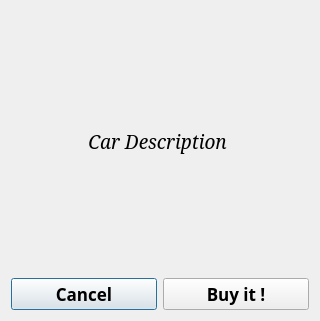
<?xml version="1.0" encoding="UTF-8"?>
<ui version="4.0">
 <class>selectedCar</class>
 <widget class="QDialog" name="selectedCar">
  <property name="geometry">
   <rect>
    <x>0</x>
    <y>0</y>
    <width>320</width>
    <height>321</height>
   </rect>
  </property>
  <property name="windowTitle">
   <string>Dialog</string>
  </property>
  <layout class="QGridLayout" name="gridLayout">
   <item row="1" column="0">
    <widget class="QLabel" name="carDescriptionLabel">
     <property name="font">
      <font>
       <family>Serif</family>
       <pointsize>14</pointsize>
       <weight>50</weight>
       <italic>true</italic>
       <bold>false</bold>
      </font>
     </property>
     <property name="text">
      <string>Car Description </string>
     </property>
     <property name="alignment">
      <set>Qt::AlignCenter</set>
     </property>
     <property name="wordWrap">
      <bool>true</bool>
     </property>
    </widget>
   </item>
   <item row="2" column="0">
    <spacer name="verticalSpacer">
     <property name="orientation">
      <enum>Qt::Vertical</enum>
     </property>
     <property name="sizeHint" stdset="0">
      <size>
       <width>20</width>
       <height>40</height>
      </size>
     </property>
    </spacer>
   </item>
   <item row="3" column="0">
    <layout class="QHBoxLayout" name="horizontalLayout">
     <item>
      <widget class="QPushButton" name="cancelButton">
       <property name="font">
        <font>
         <family>Tibetan Machine Uni</family>
         <pointsize>13</pointsize>
         <weight>75</weight>
         <italic>false</italic>
         <bold>true</bold>
        </font>
       </property>
       <property name="text">
        <string>Cancel</string>
       </property>
      </widget>
     </item>
     <item>
      <widget class="QPushButton" name="buyButton">
       <property name="font">
        <font>
         <family>Tibetan Machine Uni</family>
         <pointsize>13</pointsize>
         <weight>75</weight>
         <italic>false</italic>
         <bold>true</bold>
        </font>
       </property>
       <property name="text">
        <string>Buy it !</string>
       </property>
      </widget>
     </item>
    </layout>
   </item>
   <item row="0" column="0">
    <spacer name="verticalSpacer_2">
     <property name="orientation">
      <enum>Qt::Vertical</enum>
     </property>
     <property name="sizeHint" stdset="0">
      <size>
       <width>20</width>
       <height>40</height>
      </size>
     </property>
    </spacer>
   </item>
  </layout>
 </widget>
 <resources/>
 <connections/>
</ui>
